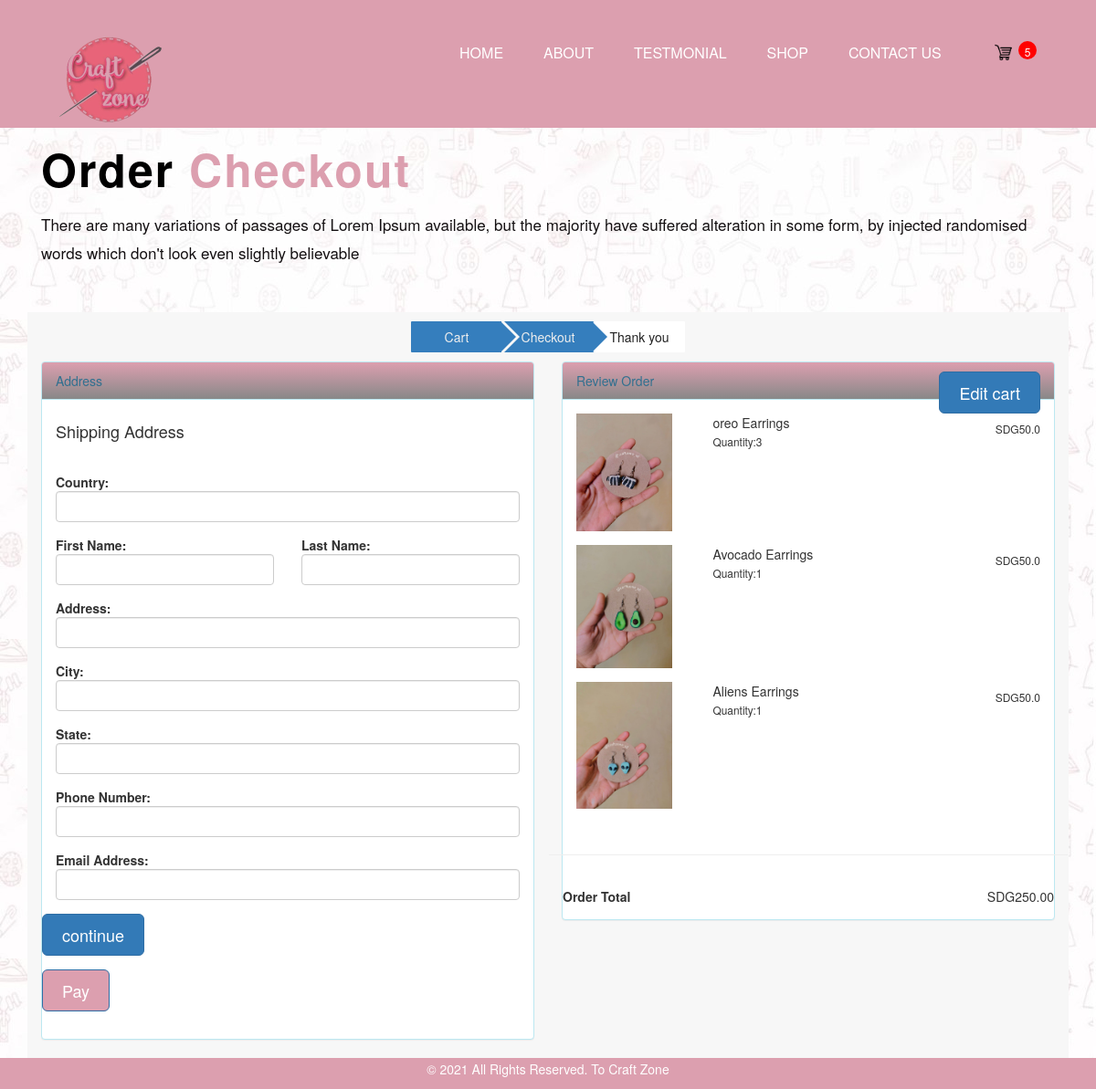
Before: /checkout.html (signed in) with the older database file.
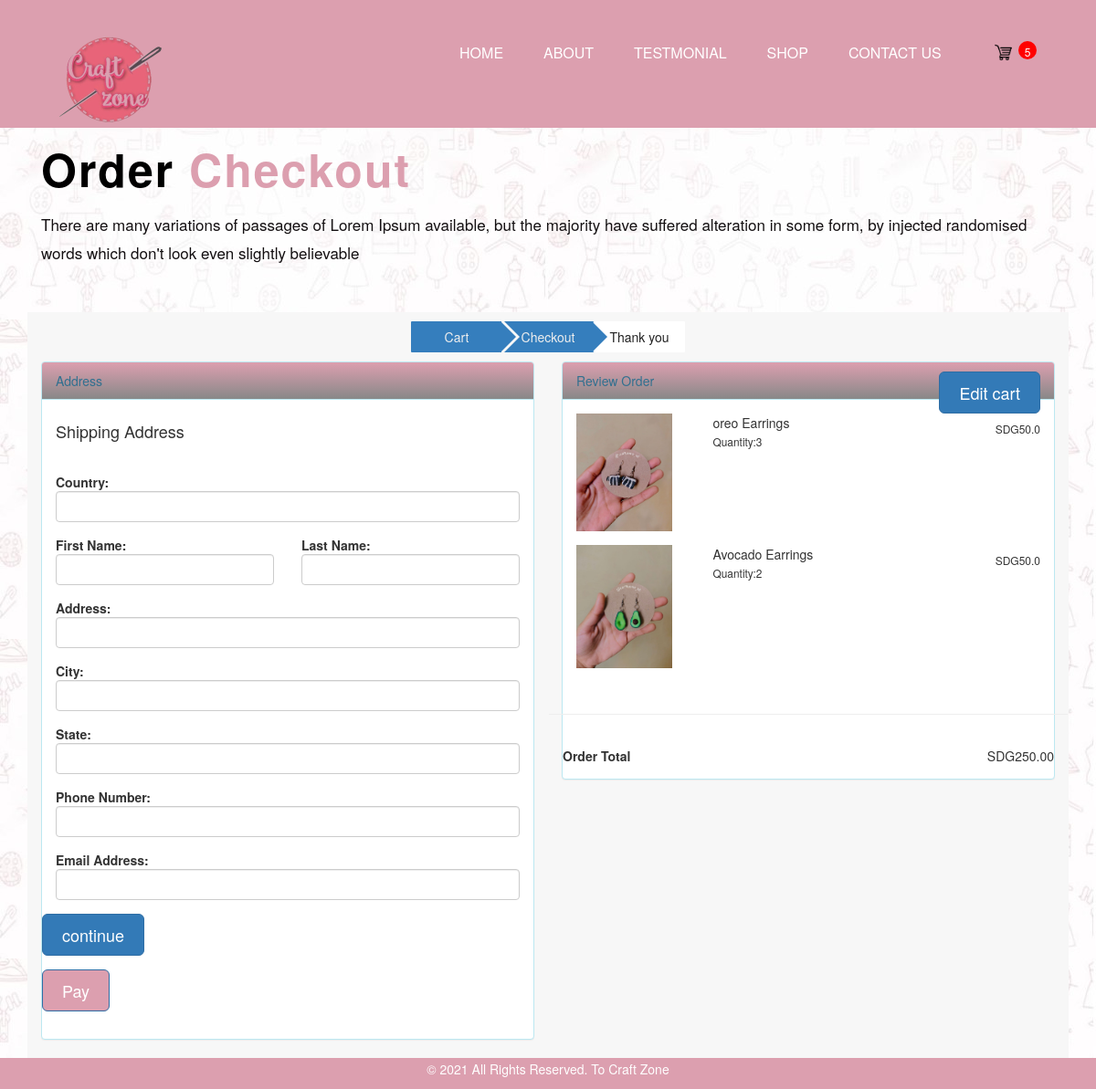
After: the same page with the newer database file.
### craftapp/models.py (models this page shows, shortened)
class OrderItem(models.Model):
	product = models.ForeignKey(Product, on_delete=models.SET_NULL, blank=True, null=True)
	order = models.ForeignKey(Order, on_delete=models.SET_NULL, blank=True, null=True)
	qunatity = models.IntegerField(default=0, null=True, blank=True)
	date_added = models.DateTimeField(auto_now_add=True)
	@property
	def get_total(self):
		total = self.product.price * self.qunatity
		return total

class Product(models.Model):
	name = models.CharField(max_length=200, null=True)
	price = models.FloatField()
	image = models.ImageField(null=True, blank=True)
	categorie = models.CharField(max_length=200, null=True)
	@property
	def imageURL(self):
		try:
			url = self.image.url
		except:
			url = ''
		return url

### craftapp/views.py (the view)
# urls.py: path('checkout.html', views.checkout, name="checkout"),
def checkout(request):
	data = cartData(request)
	cartItems = data['cartItems']
	order = data['order']
	items = data['items']
	context= {'items' :items, 'order' : order, 'cartItems': cartItems ,}
	return render(request, 'checkout.html', context)

### craftapp/models.py (called while the page is built)
	@property
	def get_cart_total(self):
		orderitems = self.orderitem_set.all()
		total = sum([item.get_total for item in orderitems])
		return total

	@property
	def get_cart_items(self):
		orderitems = self.orderitem_set.all()
		total = sum([item.qunatity for item in orderitems])
		return total

### craftapp/utils.py (called while the page is built)
def cartData(request):
    if request.user.is_authenticated:
        customer = request.user.customer
        order, created = Order.objects.get_or_create(customer=customer, complete=False)
        items = order.orderitem_set.all()
        cartItems = order.get_cart_items
    else:
        cookiData = cookiCart(request)
        cartItems = cookiData['cartItems']
        order = cookiData['order']
        items = cookiData['items']
    return {'cartItems' : cartItems , 'order' : order, 'items' : items}

### craftapp/templates/checkout.html (shortened to what the changed rows need)
{% extends 'main.html' %}
{% load static %}
{% block content %}
          <div class="container">
            <div class="row">
               <div class="col-md-12 ">
                  <div class="titlepage">
                     <h2><strong class="black"> Order </strong>  Checkout</h2>
                  </div>
               </div>
            </div>
         </div>
        <div class="container wrapper">
          <div class="row cart-body">
            <form id="form" class="form-horizontal" method="post" action="">
              <div class="col-lg-6 col-md-6 col-sm-6 col-xs-12 col-md-push-6 col-sm-push-6">
                <div class="panel panel-info">
                  <div class="panel-body">
                  {% for item in items %}
                    <div class="form-group">
                      <div class="col-sm-3 col-xs-3">
                        <img class="img-responsive" src="{{item.product.imageURL}}" />
                      </div>
                      <div class="col-sm-6 col-xs-6">
                        <div class="col-xs-12">{{item.product.name}}</div>
                        <div class="col-xs-12"><small>Quantity:<span>{{item.qunatity}}</span></small></div>
                      </div>
                      <div class="col-sm-3 col-xs-3 text-right">
                        <h6><span>SDG</span>{{item.product.price}}</h6>
                      </div>
                    </div>
                  {% endfor %}
                      </div>
                    </div>
                  </div>
              </form>
            </div>
    </div>
{% endblock content %}

Changed rows visible on the page:
removed OrderItem: product.imageURL (picture), product.name "Aliens Earrings", qunatity "1", product.price "50.0"
changed OrderItem "Avocado Earrings": qunatity "1" → "2"
